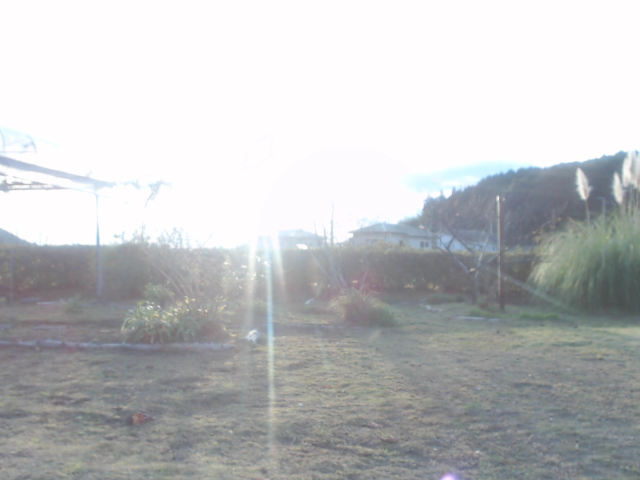
#> input picture raspi/dataDir/181113162353.png, 640 x 480 px, found by its file name; its folder holds 4 pictures in this run; the run also reads 1 picture not shown here
$ python diff_img.py
#> lines starting #> are read from the running program, lines starting #| are printed output that depends on the picture
#!/usr/bin/python3
# -*- coding: utf-8 -*-

# 前画像と差分を求めるプログラム 12/13~

import cv2
import os
import sys
import glob
import numpy as np
import matplotlib.pyplot as plt

from PIL import Image
from pathlib import Path

data_path = '/Users/yuka/Desktop/resarch/pi_system/raspi/dataDir/'
output_path = '/Users/yuka/Desktop/resarch/pi_system/raspi/diffDir/'
jpgDiff_path = '/Users/yuka/Desktop/resarch/pi_system/raspi/jpgDiff/'

# データリストファイル
list_path = '/Users/yuka/Desktop/resarch/pi_system/raspi/img_data.txt'

if __name__ == '__main__':

    while True:

        print("-- start --")

        # 画像があるディレクトリ一覧
        datalist1 = os.listdir(data_path)
        datalist1.sort()

        datalist2 = datalist1
        datalist2.sort()


        for i, dataDate in enumerate(datalist1):

            count = 0

            #拡張子なしでファイル名の取得
            filename, ext = os.path.splitext(dataDate)

            print("-- create diffdata --")

            dataDate = os.path.join(data_path, dataDate)
            dataDate2 = os.path.join(data_path, datalist2[i+1])
            dataDate1 = cv2.imread(dataDate)
#> dataDate1 is the input picture: shape (480, 640, 3); mean B, G, R 193.5, 192.2, 190.9
            dataDate2 = cv2.imread(dataDate2)

            # 画像間差分を計算
            dataDate3 = dataDate2 - dataDate1
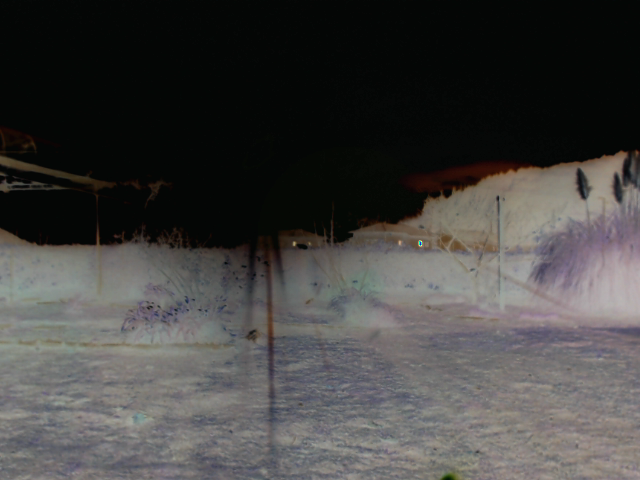
#> dataDate3: shape (480, 640, 3); mean B, G, R 65.6, 66.9, 68.1

            # どこまでできているか
            count += i
            print(count)

            #print(dataDate3)

            # 絶対値の計算
            #dataDate3 = abs(dataDate3)

            # ピクセルにマイナス値があれば0とする
            for q in range(dataDate3.shape[0]):
                for r in range(dataDate3.shape[1]):
                    for s in range(dataDate3.shape[2]):
                        count = []
                        sub = dataDate3[q,r,s]
                        if sub < 0:
                            dataDate3[q,r,s] = 0

            # 差分をグレースケール化する
            dataDate3 = cv2.cvtColor(dataDate3, cv2.COLOR_BGR2GRAY)
#> dataDate3: shape (480, 640)

            # 差分画像を表示
            cv2.imshow('diff Image', dataDate3)

            # png で保存
            saveDiff = output_path + "diff_" + filename
            saveImg = cv2.imwrite(saveDiff + ".png", dataDate3)
#> (the run stopped early here; a loop or call above may not have finished)
